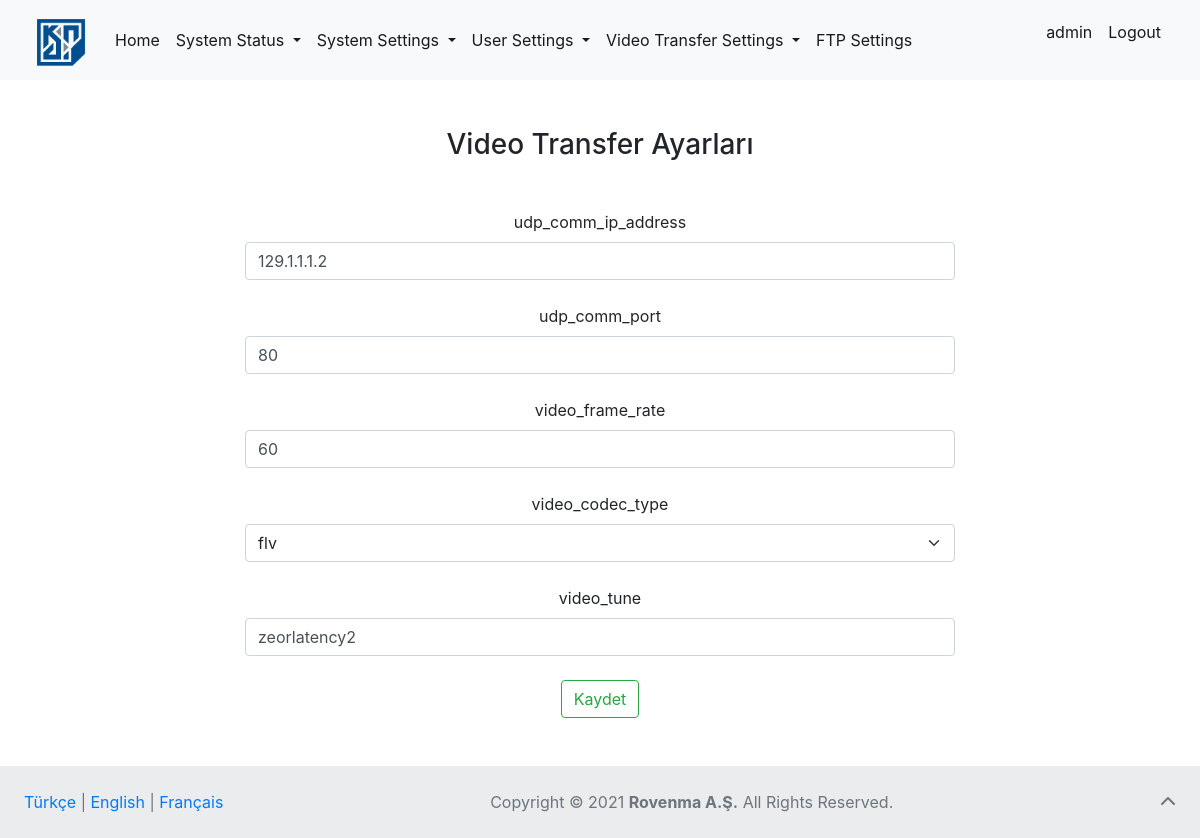
The app's page /video-transfer-settings/ (signed in) with its own data.
### page_articles/models.py (models this page shows, shortened)
class NavbarFooterArticles(models.Model):
    lang = models.CharField(
        verbose_name="Language (like TR or EN)", max_length=2)
    homepage = models.CharField(verbose_name="Home (link)", max_length=20)
    system_status = models.CharField(
        verbose_name="System Status (dropdown)", max_length=30)
    statistics_field = models.CharField(
        verbose_name="Statistics (field)", max_length=20)
    sensors = models.CharField(verbose_name="Sensors (field)", max_length=20)
    log_records = models.CharField(
        verbose_name="Log Records (field)", max_length=30)
    system_settings = models.CharField(
        verbose_name="System Settings (dropdown)", max_length=30)
    remote_access_settings = models.CharField(
        verbose_name="Remote Access Settings (field)", max_length=35)
    cli_access_settings = models.CharField(
        verbose_name="CLI Access Settings (field)", max_length=35)
    time_settings = models.CharField(
        verbose_name="Time Settings (field)", max_length=35)
    user_settings = models.CharField(
        verbose_name="User Settings (dropdown)", max_length=35)
    user_administration = models.CharField(
        verbose_name="User Administration (field)", max_length=30)
    authorization = models.CharField(
        verbose_name="Authorization (field)", max_length=35)
    password_changing = models.CharField(
        verbose_name="Password Changing (field)", max_length=35)
    video_transfer = models.CharField(
        verbose_name="Video Transfer Settings (dropdown)", max_length=35, default=None, null=True)
    video_transfer_settings = models.CharField(
        verbose_name="Settings (field)", max_length=15, default=None, null=True)
    input_settings = models.CharField(
        verbose_name="Input Settings (field)", max_length=18, default=None, null=True)
    ftp_settings = models.CharField(
        verbose_name="FTP Settings (field)", max_length=15, default=None, null=True)
    logout_link = models.CharField(verbose_name="Logout (link)", max_length=20)
    footer = models.CharField(
        verbose_name="All Rights Reserved (text)", max_length=35)

### video_transfer/models.py (models this page shows, shortened)
class GeneralSettings(models.Model):
  codec_types = [
    ("0", "flv"),
    ("1", "avi"),
    ("2", "hls"),
    ("3", "ogg"),
    ("4", "mpeg4"),
    ("5", "gif"),
    ("6", "jpeg2000")
  ]
  udp_comm_ip_address = models.GenericIPAddressField(verbose_name="udp_comm_ip_address")
  udp_comm_port = models.IntegerField(verbose_name="udp_comm_port")
  video_frame_rate = models.IntegerField(verbose_name="video_frame_rate (fps)")
  video_codec_type = models.CharField(verbose_name="video_codec_type", max_length=10, choices=codec_types)
  video_tune = models.CharField(verbose_name="video_tune", max_length=15, default=None)

### video_transfer/views.py (the view)
# urls.py: path('video-transfer-settings/', views.settings,
def settings(request):
    if request.user.is_authenticated:
        lang = "EN"
        cookie_lang = request.COOKIES.get("lang")
        for article in NavbarFooterArticles.objects.all():
            if cookie_lang == article.lang:
                lang = article.lang
                break
        navbar = NavbarFooterArticles.objects.get(lang=lang)
        general_settings = GeneralSettings.objects.all().first()
        if request.method == "POST":
            general_settings.udp_comm_ip_address = request.POST.get(
                "ip_address")
            general_settings.udp_comm_port = request.POST.get("port")
            general_settings.video_frame_rate = request.POST.get("frame")
            general_settings.video_codec_type = request.POST.get("codec")
            general_settings.video_tune = request.POST.get("tune")
            print(request.POST.get("codec"))
            general_settings.save()
            return redirect("video_transfer_settings")
        else:
            context = {
                "general_settings": general_settings,
                "navbar_articles": navbar
            }
            return render(request, "video_transfer/settings.html", context=context)
    else:
        return redirect('login')

### templates/video_transfer/settings.html (shortened to what this page needs)
{% extends 'base.html' %}  {% block body %}
<div class="container mt-5">
  <h3 class="text mt-3 mb-5">Video Transfer Ayarları</h3>
  <form method="POST">
    <div class="col-8">
      <div class="mt-4">
        <label for="ip_address" class="form-label">udp_comm_ip_address</label>
        <input
          type="text"
          class="form-control"
          id="ip_address"
          value="{{ general_settings.udp_comm_ip_address }}"
          name="ip_address"
        />
      </div>
      <div class="mt-4">
        <label for="port" class="form-label">udp_comm_port</label>
        <input
          type="text"
          class="form-control"
          id="port"
          value="{{ general_settings.udp_comm_port }}"
          name="port"
        />
      </div>
      <div class="mt-4">
        <label for="frame" class="form-label">video_frame_rate</label>
        <input
          type="text"
          class="form-control"
          id="frame"
          value="{{ general_settings.video_frame_rate }}"
          name="frame"
        />
      </div>
      <div class="mt-4">
        <label for="codec" class="form-label">video_codec_type</label>
      </div>
      <select class="form-select" name="codec" id="codec">
        <option value="0">flv</option>
      </select>
      <div class="mt-4">
        <label for="tune" class="form-label">video_tune</label>
        <input
          type="text"
          class="form-control"
          id="tune"
          value="{{ general_settings.video_tune }}"
          name="tune"
        />
      </div>
      <button type="submit" class="mt-4 mb-5 btn btn-outline-success">
        Kaydet
      </button>
    </div>
  </form>
</div>
{% endblock body %}

### templates/base.html (shortened to what this page needs)
<!DOCTYPE html>
<html lang="en">
  <head>
    <link
      href="https://cdn.jsdelivr.net/npm/bootstrap@5.0.2/dist/css/bootstrap.min.css"
      rel="stylesheet"
    />
    <link
      rel="stylesheet"
      href="https://stackpath.bootstrapcdn.com/bootstrap/4.1.3/css/bootstrap.min.css"
    />
  </head>
  <body>
    <div id="page-container">
        {% block nonavbar %}
            <nav class="navbar navbar-expand-lg navbar-light bg-light">
                <div class="container-fluid">
                  <a href="{% url 'home' %}" class="navbar-brand fs-3" href="#">
                    {% load static %}
                    <img
                      width="60"
                      height="50"
                      class="d-inline-block align-text-top"
                      src="{% static 'images/kindi.png' %}"
                      alt="Kindi"
                  /></a>
                  <div class="collapse navbar-collapse" id="navbarSupportedContent">
                    <ul class="navbar-nav me-auto mb-2 mb-lg-0">
                      <li class="nav-item">
                        <a
                          class="nav-link active"
                          aria-current="page"
                          href="{% url 'home' %}"
                          >{{ navbar_articles.homepage }}</a
                        >
                      </li>
                      <div class="nav navbar-nav me-auto mb-2 mb-lg-0">
                        <li class="nav-item dropdown">
                          <a
                            class="nav-link dropdown-toggle active"
                            href="#"
                            id="navbarDropdown"
                            role="button"
                            data-bs-toggle="dropdown"
                            aria-expanded="false"
                          >
                            {{ navbar_articles.system_status }}
                          </a>
                        </li>
                        <li class="nav-item dropdown">
                          <a
                            class="nav-link dropdown-toggle active"
                            href="#"
                            id="system_settings"
                            role="button"
                            data-bs-toggle="dropdown"
                            aria-expanded="false"
                          >
                            {{ navbar_articles.system_settings}}
                          </a>
                        </li>
                        <li class="nav-item dropdown">
                          <a
                            class="nav-link dropdown-toggle active"
                            href="#"
                            id="user_settings"
                            role="button"
                            data-bs-toggle="dropdown"
                            aria-expanded="false"
                          >
                            {{ navbar_articles.user_settings }}
                          </a>
                        </li>
                        <li class="nav-item dropdown">
                          <a
                            class="nav-link dropdown-toggle active"
                            href="#"
                            id="video_transfer"
                            role="button"
                            data-bs-toggle="dropdown"
                            aria-expanded="false"
                          >
                            {{ navbar_articles.video_transfer }}
                          </a>
                        </li>
                      </div>
                      <li class="nav-item">
                        <a
                          class="nav-link active"
                          aria-current="page"
                          href="{% url 'ftp_settings' %}"
                          >{{ navbar_articles.ftp_settings }}</a
                        >
                      </li>
                    </ul>
                    <ul class="nav navbar-nav navbar-right">
                      <li class="nav-item">
                        <p class="nav-link active">{{request.user}}</p>
                      </li>
                      <li class="nav-item">
                        <a
                          class="nav-link active"
                          aria-current="page"
                          href="{% url 'logout' %}"
                          >{{ navbar_articles.logout_link }}</a
                        >
                      </li>
                    </ul>
                  </div>
                </div>
              </nav>
        {% endblock nonavbar %}
        <div id="content-wrap">
         {% block body %} {% endblock body %}
        </div>
        {% block nofooter %}
            <footer id="footer" class="text-center text-lg-start bg-light text-muted">
          <div
            class="text-center p-4"
            style="background-color: rgba(0, 0, 0, 0.05)"
          >
            <div style="display: inline-block; float: left;">
              <a href="{% url 'change_lang' lang='TR' %}">Türkçe</a> |
              <a href="{% url 'change_lang' lang='EN' %}">English</a> |
              <a href="{% url 'change_lang' lang='FR' %}">Français</a>
            </div>
            <div style="text-align: center;">
              <a
                href="https://www.copyright.gov/what-is-copyright/"
                class="text-reset"
                target="_blank"
                >Copyright ©</a
              >
              2021
              <a
                target="_blank"
                class="text-reset fw-bold"
                href="https://www.rovenma.com/"
                >Rovenma A.Ş.</a
              >
              {{ navbar_articles.footer }}.
            <a
              class="text-muted"
              style="display: inline-block; float: right"
              href="#"
              ><i class="fas fa-chevron-up"></i
            ></a>
            </div>
          </div>
        </footer>
        {% endblock nofooter %}
  </body>
</html>

### templates/base.html (style rules this page uses)
#page-container { position: relative; min-height: 100vh; }
#content-wrap { padding-bottom: 4.5rem; }
#footer { position: absolute; bottom: 0; width: 100%; height: 4.5rem; }

### templates/video_transfer/settings.html (style rules this page uses)
h3 { text-align: center; }
.col-8 { text-align: center; margin-left: auto; margin-right: auto; }
button { margin-left: auto; margin-right: auto; }

### records on screen
NavbarFooterArticles: homepage "Home", system_status "System Status", system_settings "System Settings", user_settings "User Settings", video_transfer "Video Transfer Settings", ftp_settings "FTP Settings", logout_link "Logout", footer "All Rights Reserved"
GeneralSettings: ip_address "129.1.1.1.2", port "80", frame "60", tune "zeorlatency2"

### other values on screen
{{ request.user }} "admin"
